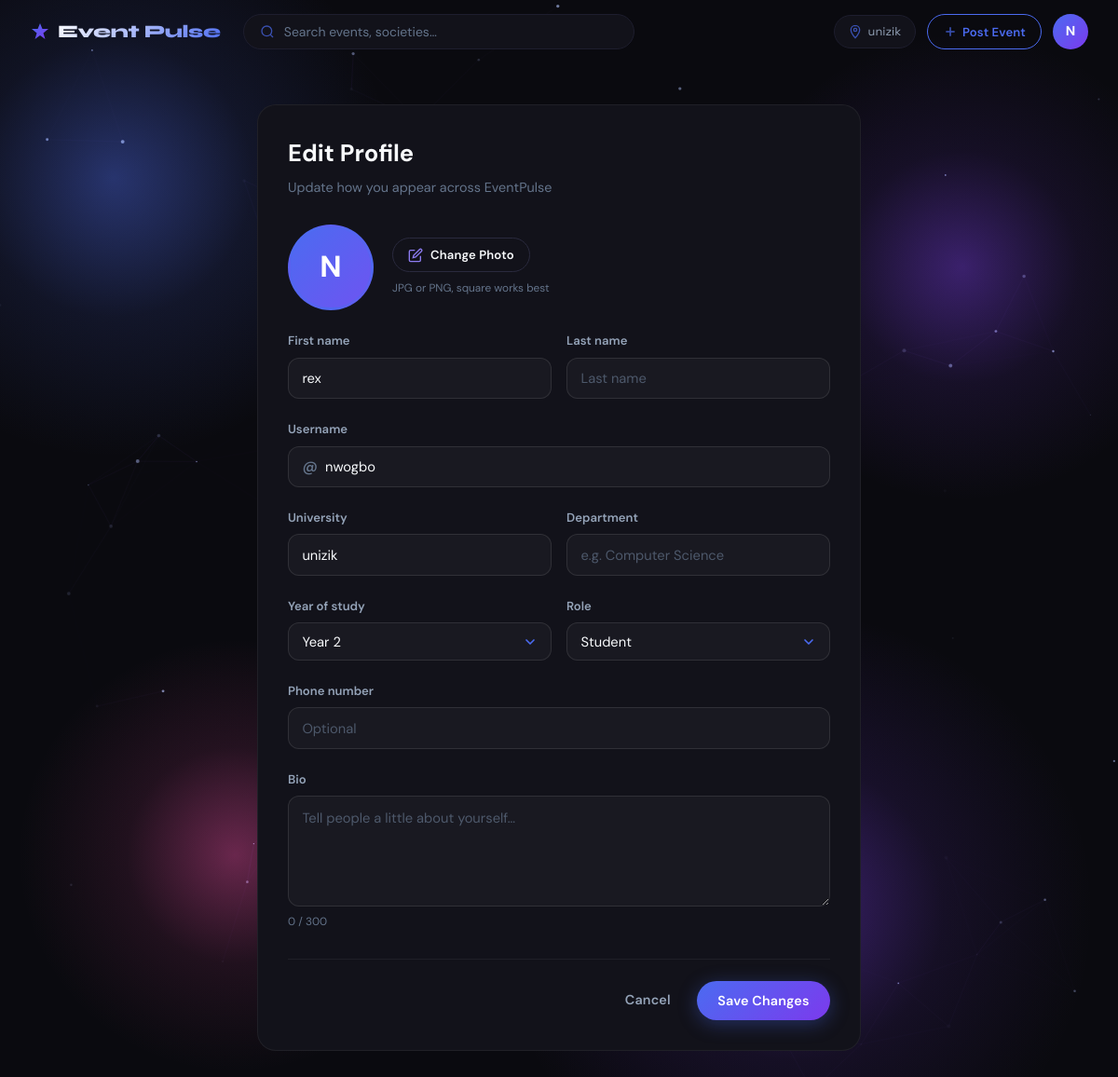
Before: /accounts/profile/edit/ (signed in) with the older database file.
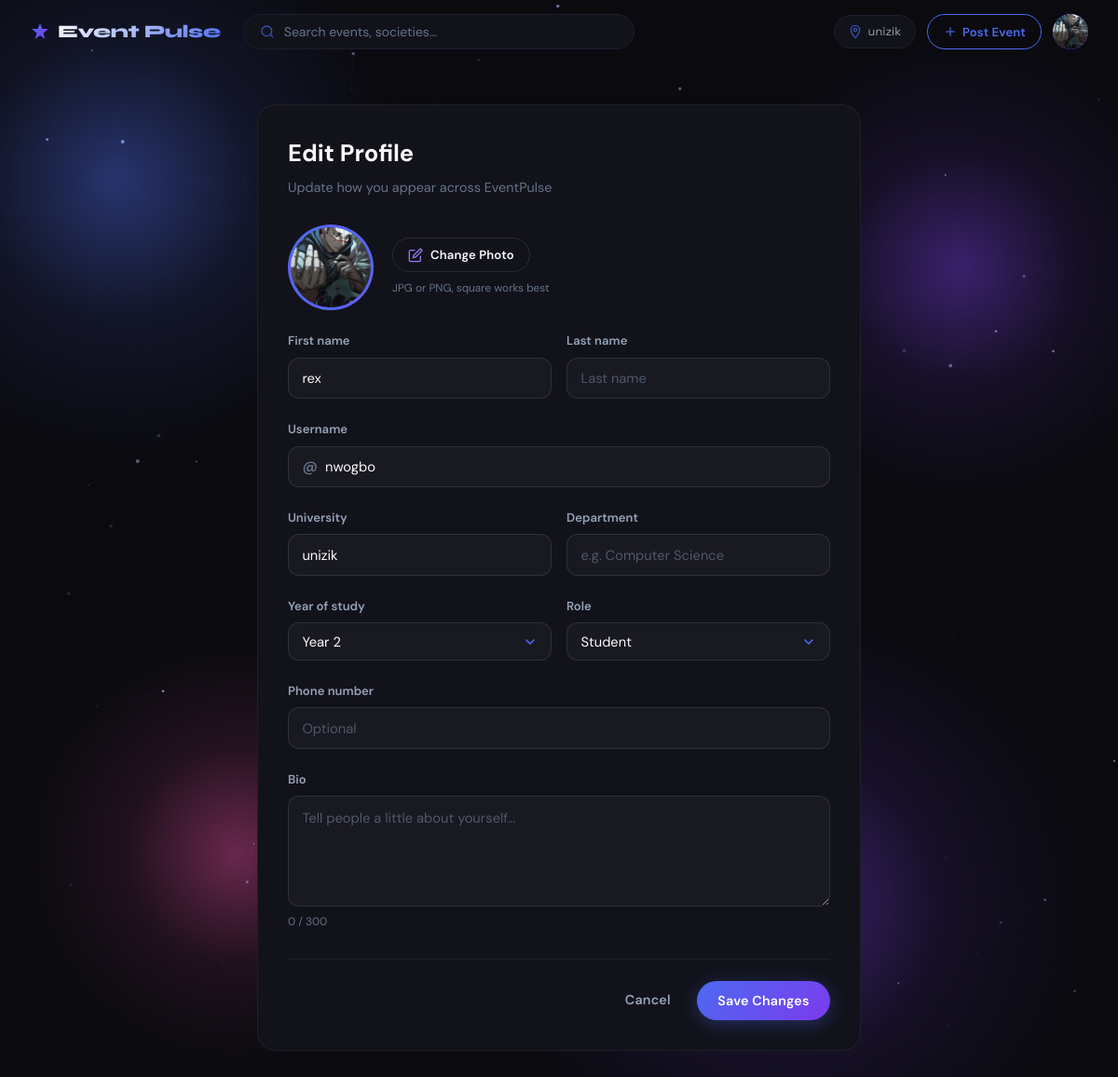
After: the same page with the newer database file.
### accounts/models.py (models this page shows, shortened)
class User(AbstractUser):
    class Role(models.TextChoices):
        STUDENT = 'student', 'Student'
        SOCIETY = 'society', 'Society / Club'
        STAFF   = 'staff',   'Staff'
        ADMIN   = 'admin',   'Admin'
    class Plan(models.TextChoices):
        FREE    = 'free',    'Free'
        PREMIUM = 'premium', 'Premium'
    class YearOfStudy(models.TextChoices):
        YEAR_1 = '1',  'Year 1 — Fresher'
        YEAR_2 = '2',  'Year 2'
        YEAR_3 = '3',  'Year 3'
        YEAR_4 = '4',  'Year 4'
        YEAR_5 = '5',  'Year 5'
        PG     = 'pg', 'Postgraduate'
        PHD    = 'phd','PhD'
    email           = models.EmailField(unique=True)
    profile_picture = models.ImageField(upload_to='profiles/', blank=True, null=True)
    bio             = models.TextField(blank=True)
    phone_number    = models.CharField(max_length=20, blank=True)
    university      = models.CharField(max_length=200, blank=True)
    department      = models.CharField(max_length=200, blank=True)
    student_id      = models.CharField(max_length=50,  blank=True)
    year_of_study   = models.CharField(
        max_length=5,
        choices=YearOfStudy.choices,
        blank=True,
    )
    role = models.CharField(
        max_length=20,
        choices=Role.choices,
        default=Role.STUDENT,
    )
    plan = models.CharField(
        max_length=20,
        choices=Plan.choices,
        default=Plan.FREE,
    )
    plan_expiry = models.DateTimeField(blank=True, null=True)
    updated_at = models.DateTimeField(auto_now=True)
    USERNAME_FIELD  = 'email'
    REQUIRED_FIELDS = ['username']
    class Meta:
        verbose_name        = 'User'
        verbose_name_plural = 'Users'
        ordering            = ['-date_joined']

### accounts/views.py (the view, shortened to what this page needs)
# urls.py: path('profile/edit/',            views.edit_profile_view, name='edit_profile'),
@login_required
def edit_profile_view(request):
    u = request.user
    return render(request, 'accounts/edit_profile.html', {
        'year_choices': User.YearOfStudy.choices,
        'role_choices': [c for c in User.Role.choices if c[0] != 'admin'],
    })

### templates/accounts/edit_profile.html (shortened to what the changed rows need)
{% extends 'base.html' %}
{% load static %}
{% block content %}
<div class="ep-edit-page">
  <div class="ep-edit-card">
    <div class="ep-edit-head">
      <h1 class="ep-edit-title">Edit Profile</h1>
    </div>
    <form method="POST" enctype="multipart/form-data" class="ep-edit-form" novalidate>
      <div class="ep-edit-avatar-row">
        <div class="ep-edit-avatar" id="avatarPreviewWrap">
          {% if user.profile_picture %}
            <img id="avatarPreview" src="{{ user.profile_picture.url }}" alt="{{ user.username }}" />
          {% else %}
            <span id="avatarInitial">{{ user.username|first|upper }}</span>
          {% endif %}
        </div>
      </div>
      <div class="ep-edit-grid-2">
        <div class="ep-field">
          <label class="ep-label" for="id_first_name">First name</label>
          <input class="ep-input" type="text" name="first_name" id="id_first_name"
                 value="{{ user.first_name }}" placeholder="First name">
        </div>
      </div>
      <div class="ep-field">
        <div class="ep-input-prefix">
          <span>@</span>
          <input class="ep-input" type="text" name="username" id="id_username"
                 value="{{ user.username }}" placeholder="username">
        </div>
      </div>
      <div class="ep-edit-grid-2">
        <div class="ep-field">
          <label class="ep-label" for="id_university">University</label>
          <input class="ep-input" type="text" name="university" id="id_university"
                 value="{{ user.university }}" placeholder="e.g. UNIZIK">
        </div>
      </div>
      <div class="ep-edit-grid-2">
        <div class="ep-field">
          <label class="ep-label" for="id_year_of_study">Year of study</label>
          <select class="ep-input ep-select" name="year_of_study" id="id_year_of_study">
            {% for val, label in year_choices %}
              <option value="{{ val }}" {% if user.year_of_study == val %}selected{% endif %}>{{ label }}</option>
            {% endfor %}
          </select>
        </div>
        <div class="ep-field">
          <label class="ep-label" for="id_role">Role</label>
          <select class="ep-input ep-select" name="role" id="id_role">
            {% for val, label in role_choices %}
              <option value="{{ val }}" {% if user.role == val %}selected{% endif %}>{{ label }}</option>
            {% endfor %}
          </select>
        </div>
      </div>
    </form>
  </div>
</div>
{% endblock %}

### templates/base.html (shortened to what this page needs)
<!DOCTYPE html>
<html lang="en">
<head>
  {% load static %}
  <link rel="stylesheet" href="{% static 'css/main.css' %}?v=3" />
</head>
<body>
{% block navbar %}
<nav class="ep-nav" id="epNav">
  <div class="ep-nav__inner">
    <a href="{% if user.is_authenticated %}{% url 'events:home' %}{% else %}{% url 'events:landing' %}{% endif %}" class="ep-nav__logo">
      <span>Event Pulse</span>
    </a>
    <div class="ep-nav__search">
      <span class="ep-icon ep-icon--search"></span>
      <input type="text" placeholder="Search events, societies…" />
    </div>
    <div class="ep-nav__actions">
      <span class="ep-nav__location">
        <span class="ep-icon ep-icon--pin"></span>
        {% if user.is_authenticated and user.university %}{{ user.university|truncatechars:16 }}{% else %}Campus{% endif %}
      </span>
      {% if user.is_authenticated %}
        <a href="{% url 'events:create' %}" class="ep-btn ep-btn--create ep-btn--sm">
          <span class="ep-icon ep-icon--plus"></span>
          Post Event
        </a>
        <div class="ep-nav__user-menu" id="userMenu">
          <div class="ep-nav__avatar" id="avatarBtn">
            {% if user.profile_picture %}
              <img src="{{ user.profile_picture.url }}" alt="{{ user.username }}">
            {% else %}
              {{ user.username|first|upper }}
            {% endif %}
          </div>
        </div>
      {% else %}
        <a href="{% url 'accounts:login' %}"    class="ep-btn ep-btn--outline ep-btn--sm">Sign In</a>
        <a href="{% url 'accounts:register' %}" class="ep-btn ep-btn--primary ep-btn--sm">Register</a>
      {% endif %}
    </div>
  </div>
</nav>
{% endblock %}
{% block content %}{% endblock %}
{% load static %}
</body>
</html>

Changed rows visible on the page:
changed User "unizik": profile_picture: picture added; username|first "N" → (not shown)
